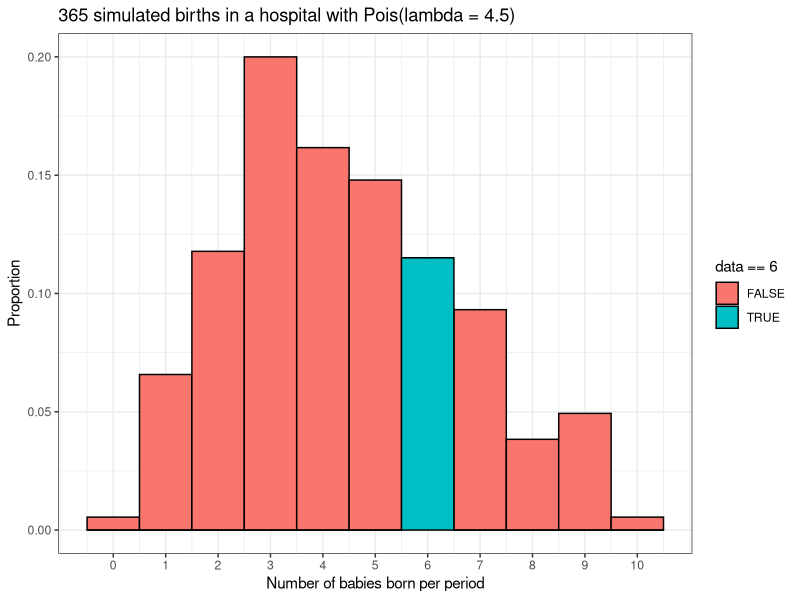

Here is the R script that generated this plot:
#Referensi
#https://bookdown.org/gabriel_butler/ECON41Labs/tutorial-5-the-poisson-distribution.html
#a
x = 6
lambda = 4.5
dpois(x,lambda)

#b
library(dplyr)
library(ggplot2)
set.seed(2)

babies <- data.frame('data' = rpois(365, 4.5))

babies %>% ggplot() +
  geom_histogram(aes(x = data,
                     y = stat(count / sum(count)),
                     fill = data == 6),
                 binwidth = 1,
                 color = 'black',) +
  scale_x_continuous(breaks = 0:10) + 
  labs(x = 'Number of babies born per period',
       y = 'Proportion',
       title = '365 simulated births in a hospital with Pois(lambda = 4.5)') +
  theme_bw()

#c
babies %>% dplyr::summarize(six_babies = sum(babies$data == 6) / n())
#d
#mean


#variance
lambda

